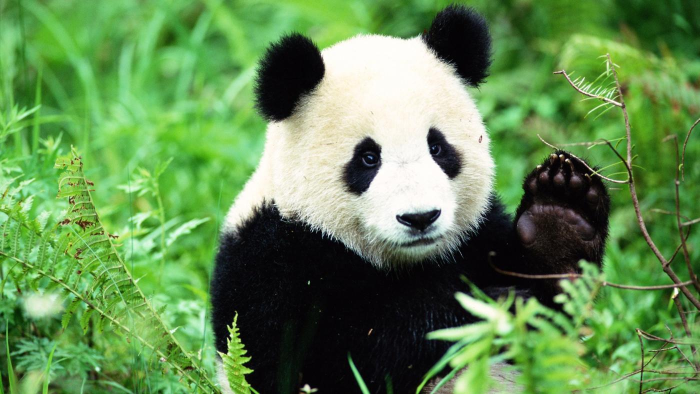
%> input picture ps0_matlab_Haoyang_Zeng/input/im1.jpg, 1400 x 788 px (shown at 1/2 size)
$ octave ps0_2_a.m   (GNU Octave 9; MATLAB toolbox functions it lacks are replaced by stand-ins)
%> lines starting %> are read from the running program, lines starting %| are printed output that depends on the picture
F1 = imread('im1.jpg');
%> F1 is the input picture: size 788x1400x3 uint8; mean R, G, B 98.2, 139.5, 81.5
[m,n,a] = size(F1);
%> m = 788; n = 1400; a = 3
R = F1(:,:,1);
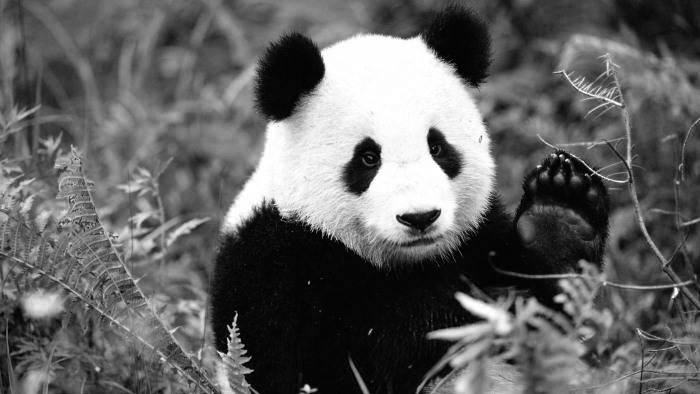
%> R: size 788x1400 uint8 (shown at 1/2 size); min 0, max 255, mean 98.2
G = F1(:,:,2);
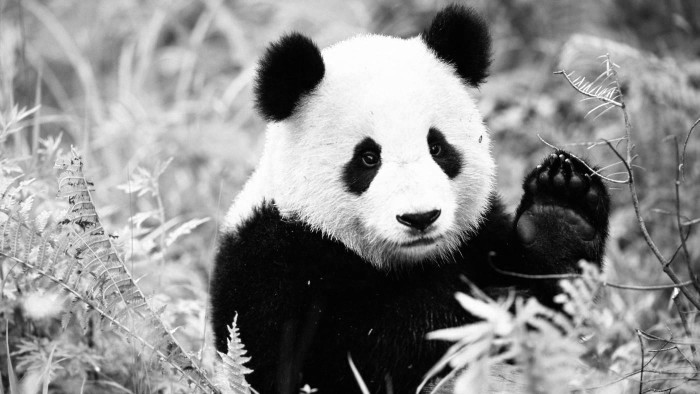
%> G: size 788x1400 uint8 (shown at 1/2 size); min 0, max 255, mean 139.5
B = F1(:,:,3);
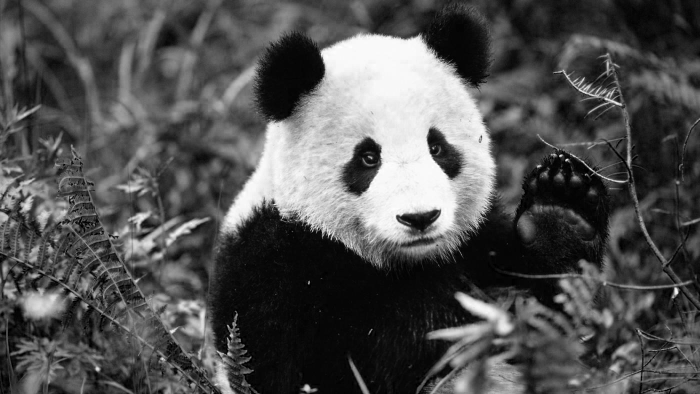
%> B: size 788x1400 uint8 (shown at 1/2 size); min 0, max 255, mean 81.5
F1 = im2double(F1);
%> F1: size 788x1400x3 double
F1 = imresize(F1, [100,100]);
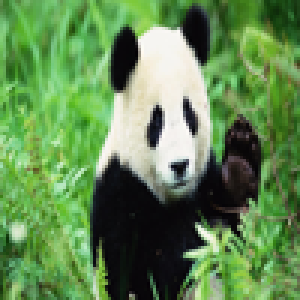
%> F1: size 100x100x3 double (shown 3 times larger); mean R, G, B 0.385, 0.547, 0.32; drawn with min black and max white
X = reshape(F1,100 * 100,3);
%F2 = F1;
%F2(:,:,2) = B;
%F2(:,:,3) = G;
subplot(1,2,1), imshow(F1), title('originial');
%subplot(1,2,2), imshow(F2), title('swap G-B');

$ run again, with ps0_matlab_Haoyang_Zeng/input/ps0-1-a-1.png saved as ps0_matlab_Haoyang_Zeng/input/im1.jpg
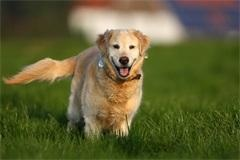
%> input picture ps0_matlab_Haoyang_Zeng/input/ps0-1-a-1.png, 240 x 160 px
%> F1 is the input picture: size 160x240x3 uint8; mean R, G, B 95.6, 95.9, 52.4
%> `B = F1(:,:,3);`:
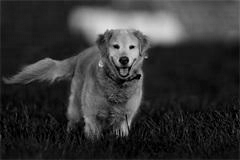
%> B: size 160x240 uint8; min 0, max 232, mean 52.4
%> `F1 = imresize(F1, [100,100]);`:
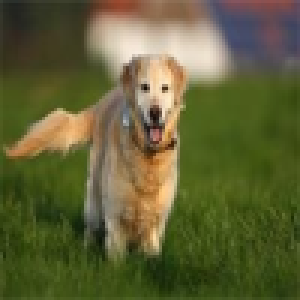
%> F1: size 100x100x3 double (shown 3 times larger); mean R, G, B 0.375, 0.376, 0.205; drawn with min black and max white

$ run again, with ps0_matlab_Haoyang_Zeng/input/ps0-1-a-2.png saved as ps0_matlab_Haoyang_Zeng/input/im1.jpg
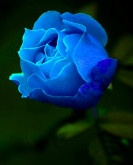
%> input picture ps0_matlab_Haoyang_Zeng/input/ps0-1-a-2.png, 133 x 165 px
%> F1 is the input picture: size 165x133x3 uint8; mean R, G, B 6.6, 47.1, 66.7
%> `B = F1(:,:,3);`:
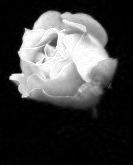
%> B: size 165x133 uint8; min 0, max 255, mean 66.7
%> `F1 = imresize(F1, [100,100]);`:
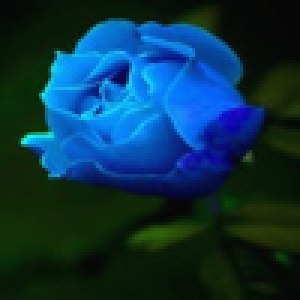
%> F1: size 100x100x3 double (shown 3 times larger); mean R, G, B 0.026, 0.185, 0.262; drawn with min black and max white
